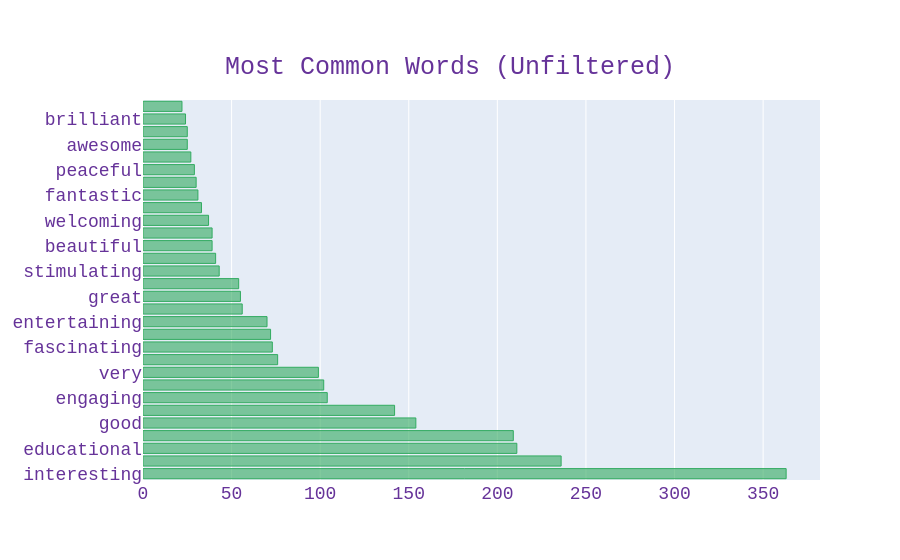
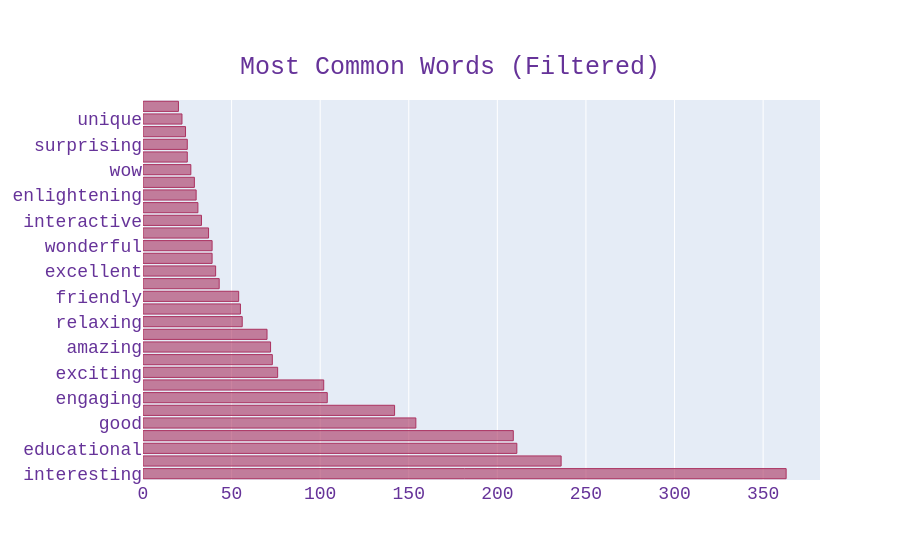

Source (notebook cell) for these figures, in order:
### Code cell
from collections import Counter
import plotly.graph_objs as go
import pandas as pd
from nltk.corpus import stopwords

# Ensure you've downloaded the stopwords data
import nltk
nltk.download('stopwords')

# Define stop words
stopWords_nltk = set(stopwords.words('english'))

# Assuming df is your DataFrame
texts = df['ThreeWordsExperience']
new = texts.str.split()
new = new.values.tolist()
corpus = [word for i in new for word in i if word.lower() != 'nan']
counter = Counter(corpus)
most = counter.most_common()

# Unfiltered list
x_unfiltered, y_unfiltered = [], []
for word, count in most[:30]:
    x_unfiltered.append(word)
    y_unfiltered.append(count)

# Filtered list
x_filtered, y_filtered = [], []
for word, count in most:
    if word.lower() not in stopWords_nltk and word.lower() != 'nan':
        x_filtered.append(word)
        y_filtered.append(count)

# Plot unfiltered words
fig_unfiltered = go.Figure(go.Bar(
            x=y_unfiltered,
            y=x_unfiltered,
            orientation='h',  
            marker=dict(
                color='rgba(50, 171, 96, 0.6)',
                line=dict(
                    color='rgba(50, 171, 96, 1.0)',
                    width=1
                ),
            ),
            name='Most Common Words (Unfiltered)',
))

fig_unfiltered.update_layout(
    title={
        'text': "Most Common Words (Unfiltered)",
        'y':0.9,
        'x':0.5,
        'xanchor': 'center',
        'yanchor': 'top'
    }, 
    font=dict(
        family="Courier New, monospace",
        size=18,
        color="RebeccaPurple"
    )
)

# Plot filtered words
fig_filtered = go.Figure(go.Bar(
            x=y_filtered[:30],  # Limit to top 30
            y=x_filtered[:30],
            orientation='h',  
            marker=dict(
                color='rgba(171, 50, 96, 0.6)',
                line=dict(
                    color='rgba(171, 50, 96, 1.0)',
                    width=1
                ),
            ),
            name='Most Common Words (Filtered)',
))

fig_filtered.update_layout(
    title={
        'text': "Most Common Words (Filtered)",
        'y':0.9,
        'x':0.5,
        'xanchor': 'center',
        'yanchor': 'top'
    }, 
    font=dict(
        family="Courier New, monospace",
        size=18,
        color="RebeccaPurple"
    )
)

fig_unfiltered.show()
fig_filtered.show()

### Figure 1 — Plotly figure (JSON) as saved in the notebook; plotly's stock layout.template omitted (floating-point values rounded to 4 significant figures)
{"data": [{"marker": {"color": "rgba(50, 171, 96, 0.6)", "line": {"color": "rgba(50, 171, 96, 1.0)", "width": 1}}, "name": "Most Common Words (Unfiltered)", "orientation": "h", "type": "bar", "x": [363, 236, 211, 209, 154, 142, 104, 102, 99, 76, 73, 72, 70, 56, 55, 54, 43, 41, 39, 39, 37, 33, 31, 30, 29, 27, 25, 25, 24, 22], "y": ["interesting", "fun", "educational", "informative", "good", "inspiring", "engaging", "enjoyable", "very", "exciting", "fascinating", "amazing", "entertaining", "relaxing", "great", "friendly", "stimulating", "excellent", "beautiful", "wonderful", "welcoming", "interactive", "fantastic", "enlightening", "peaceful", "wow", "awesome", "surprising", "brilliant", "unique"]}], "layout": {"autosize": true, "font": {"color": "RebeccaPurple", "family": "Courier New, monospace", "size": 18}, "title": {"text": "Most Common Words (Unfiltered)", "x": 0.5, "xanchor": "center", "y": 0.9, "yanchor": "top"}, "xaxis": {"autorange": true, "range": [0, 382.1], "type": "linear"}, "yaxis": {"autorange": true, "range": [-0.5, 29.5], "type": "category"}}}

### Figure 2 — Plotly figure (JSON) as saved in the notebook; plotly's stock layout.template omitted (floating-point values rounded to 4 significant figures)
{"data": [{"marker": {"color": "rgba(171, 50, 96, 0.6)", "line": {"color": "rgba(171, 50, 96, 1.0)", "width": 1}}, "name": "Most Common Words (Filtered)", "orientation": "h", "type": "bar", "x": [363, 236, 211, 209, 154, 142, 104, 102, 76, 73, 72, 70, 56, 55, 54, 43, 41, 39, 39, 37, 33, 31, 30, 29, 27, 25, 25, 24, 22, 20], "y": ["interesting", "fun", "educational", "informative", "good", "inspiring", "engaging", "enjoyable", "exciting", "fascinating", "amazing", "entertaining", "relaxing", "great", "friendly", "stimulating", "excellent", "beautiful", "wonderful", "welcoming", "interactive", "fantastic", "enlightening", "peaceful", "wow", "awesome", "surprising", "brilliant", "unique", "cool"]}], "layout": {"autosize": true, "font": {"color": "RebeccaPurple", "family": "Courier New, monospace", "size": 18}, "title": {"text": "Most Common Words (Filtered)", "x": 0.5, "xanchor": "center", "y": 0.9, "yanchor": "top"}, "xaxis": {"autorange": true, "range": [0, 382.1], "type": "linear"}, "yaxis": {"autorange": true, "range": [-0.5, 29.5], "type": "category"}}}
